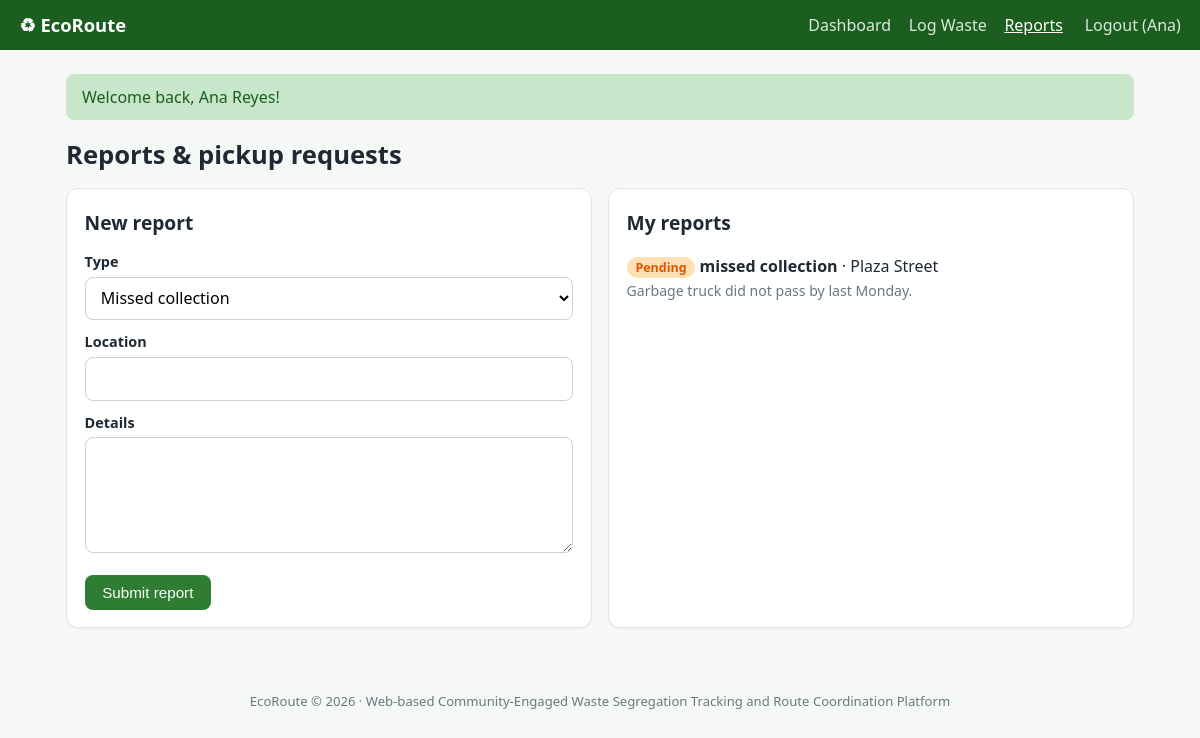
/resident/report.php (signed in), run on the app's committed database.
### tables this page shows
CREATE TABLE reports(
  id INT AUTO_INCREMENT PRIMARY KEY,
  user_id INT NOT NULL,
  type ENUM('missed_collection','illegal_dumping','pickup_request','other') NOT NULL,
  location VARCHAR(150) NOT NULL,
  description TEXT NOT NULL,
  status ENUM('pending','in_progress','resolved') NOT NULL DEFAULT 'pending',
  admin_note VARCHAR(255) DEFAULT '',
  created_at TIMESTAMP DEFAULT CURRENT_TIMESTAMP,
  FOREIGN KEY(user_id) REFERENCES users(id) ON DELETE CASCADE
);

### resident/report.php (the view, shortened to what this page needs)
<?php require __DIR__ . '/../config.php'; require_role('resident'); $title = 'Reports';
$u = user();
$r = $pdo->prepare('SELECT * FROM reports WHERE user_id=? ORDER BY id DESC'); $r->execute([$u['id']]); $rows = $r->fetchAll();
include __DIR__ . '/../includes/header.php'; ?>
<h1>Reports & pickup requests</h1>
<div class="grid two">
<form class="card" method="post"><?= csrf() ?><h2>New report</h2>
  <label>Type</label><select name="type"><option value="missed_collection">Missed collection</option></select>
  <label>Location</label><input name="location" required>
  <label>Details</label><textarea name="description" rows="4" required></textarea>
  <button class="btn" style="margin-top:1rem">Submit report</button></form>
<div class="card"><h2>My reports</h2>
<?php foreach ($rows as $x): ?><p><?= badge($x['status']) ?> <b><?= e(str_replace('_', ' ', $x['type'])) ?></b> &middot; <?= e($x['location']) ?><br>
  <span class="mut"><?= e($x['description']) ?></span><?php if ($x['admin_note']): ?><br><i>Barangay: <?= e($x['admin_note']) ?></i><?php endif; ?></p><?php endforeach;
if (!$rows) echo '<p class="mut">No reports yet.</p>'; ?></div>
</div>
<?php include __DIR__ . '/../includes/footer.php'; ?>

### config.php (shortened to what this page needs)
<?php
function e($s) { return htmlspecialchars((string)$s, ENT_QUOTES, 'UTF-8'); }
function badge($s) { return '<span class="badge ' . e($s) . '">' . e(str_replace('_', ' ', $s)) . '</span>'; }

### assets/css/style.css (style rules this page uses)
:root { --g:#2e7d32;--gd:#1b5e20;--gl:#e8f5e9;--ink:#1f2933;--mut:#6b7780;--bd:#e1e7e3;--bg:#f6f8f6;--warn:#f9a825;--bad:#c62828 }
* { box-sizing:border-box }
body { margin:0;font-family:system-ui,"Segoe UI",sans-serif;background:var(--bg);color:var(--ink);line-height:1.5 }
h1,h2,h3 { margin:.2rem 0 .8rem }
h1 { font-size:1.6rem }
h2 { font-size:1.2rem }
.grid { display:grid;gap:1rem;grid-template-columns:repeat(auto-fit,minmax(210px,1fr)) }
.grid.two { grid-template-columns:repeat(auto-fit,minmax(340px,1fr)) }
.card { background:#fff;border:1px solid var(--bd);border-radius:12px;padding:1.1rem;margin-bottom:1rem;box-shadow:0 1px 2px rgba(0,0,0,.04) }
.btn { display:inline-block;background:var(--g);color:#fff;border:0;border-radius:8px;padding:.55rem 1.1rem;font-size:.95rem;cursor:pointer;text-decoration:none }
label { display:block;font-weight:600;font-size:.9rem;margin:.7rem 0 .25rem }
input,select,textarea { width:100%;padding:.55rem .7rem;border:1px solid #c9d3cc;border-radius:8px;font:inherit;background:#fff }
.badge { padding:.12rem .55rem;border-radius:99px;font-size:.78rem;font-weight:600;background:#eceff1;text-transform:capitalize }
.badge.special,.badge.pending,.badge.skipped { background:#ffe0b2;color:#e65100 }
.mut { color:var(--mut);font-size:.88rem }

### data on the page
reports: status "Pending", type "missed collection", location "Plaza Street", description "Garbage truck did not pass by last Monday."

### other printed values
$n[1] "Dashboard"
$n[1] "Log Waste"
$n[1] "Reports"
explode(' ', $u['name'])[0] "Ana"
$f[0] "Welcome back, Ana Reyes!"
